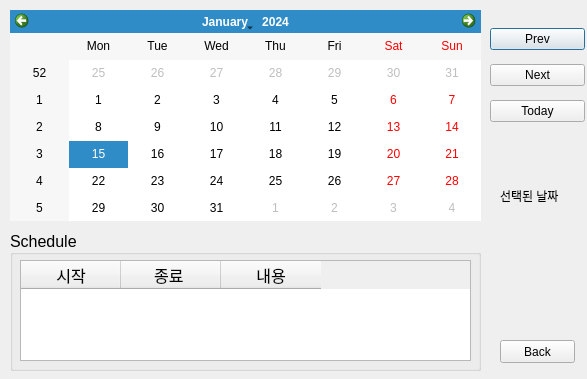
<?xml version="1.0" encoding="UTF-8"?>
<ui version="4.0">
 <class>Dialog_emailList</class>
 <widget class="QDialog" name="Dialog_emailList">
  <property name="geometry">
   <rect>
    <x>0</x>
    <y>0</y>
    <width>587</width>
    <height>379</height>
   </rect>
  </property>
  <property name="windowTitle">
   <string>Dialog</string>
  </property>
  <widget class="QGroupBox" name="groupBox">
   <property name="geometry">
    <rect>
     <x>10</x>
     <y>230</y>
     <width>471</width>
     <height>141</height>
    </rect>
   </property>
   <property name="font">
    <font>
     <family>Arial</family>
     <pointsize>12</pointsize>
    </font>
   </property>
   <property name="title">
    <string>Schedule</string>
   </property>
   <property name="alignment">
    <set>Qt::AlignLeading|Qt::AlignLeft|Qt::AlignVCenter</set>
   </property>
   <widget class="QTableWidget" name="tableWidget">
    <property name="geometry">
     <rect>
      <x>10</x>
      <y>30</y>
      <width>451</width>
      <height>101</height>
     </rect>
    </property>
    <property name="rowCount">
     <number>0</number>
    </property>
    <property name="columnCount">
     <number>3</number>
    </property>
    <column>
     <property name="text">
      <string>시작</string>
     </property>
    </column>
    <column>
     <property name="text">
      <string>종료 </string>
     </property>
    </column>
    <column>
     <property name="text">
      <string>내용</string>
     </property>
    </column>
   </widget>
  </widget>
  <widget class="QWidget" name="verticalLayoutWidget">
   <property name="geometry">
    <rect>
     <x>490</x>
     <y>20</y>
     <width>95</width>
     <height>112</height>
    </rect>
   </property>
   <layout class="QVBoxLayout" name="verticalLayout">
    <item>
     <widget class="QPushButton" name="btn_prev_month">
      <property name="text">
       <string>Prev</string>
      </property>
     </widget>
    </item>
    <item>
     <widget class="QPushButton" name="btn_next_month">
      <property name="text">
       <string>Next</string>
      </property>
     </widget>
    </item>
    <item>
     <widget class="QPushButton" name="btn_today">
      <property name="text">
       <string>Today</string>
      </property>
     </widget>
    </item>
   </layout>
  </widget>
  <widget class="QPushButton" name="btn_back">
   <property name="geometry">
    <rect>
     <x>500</x>
     <y>340</y>
     <width>75</width>
     <height>23</height>
    </rect>
   </property>
   <property name="text">
    <string>Back</string>
   </property>
  </widget>
  <widget class="QCalendarWidget" name="calendarWidget">
   <property name="geometry">
    <rect>
     <x>10</x>
     <y>10</y>
     <width>471</width>
     <height>211</height>
    </rect>
   </property>
  </widget>
  <widget class="QLabel" name="label_selectedDate">
   <property name="geometry">
    <rect>
     <x>500</x>
     <y>180</y>
     <width>71</width>
     <height>31</height>
    </rect>
   </property>
   <property name="text">
    <string>선택된 날짜</string>
   </property>
  </widget>
 </widget>
 <resources/>
 <connections/>
</ui>
